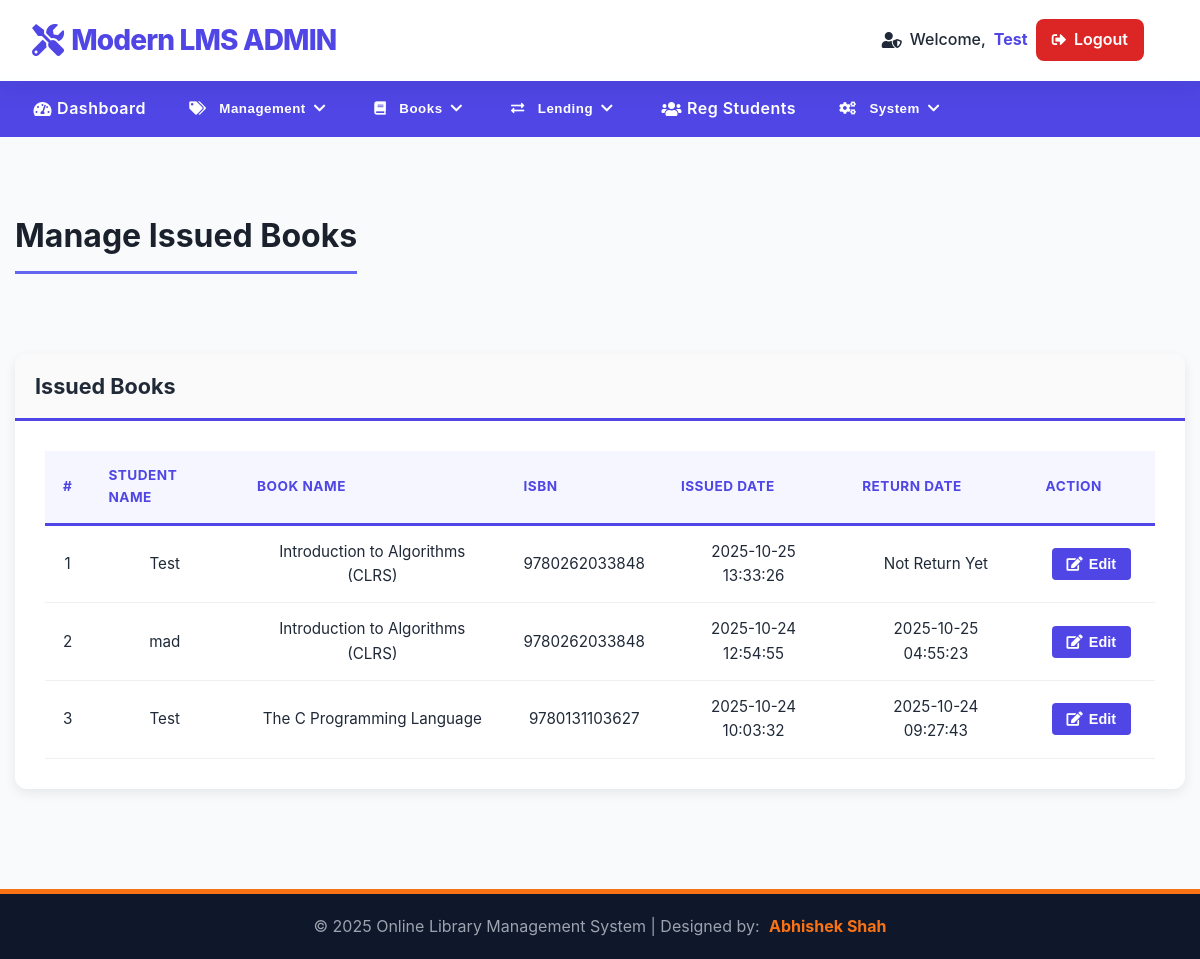
Before: /library/admin/manage-issued-books.php (signed in) with the older database file.
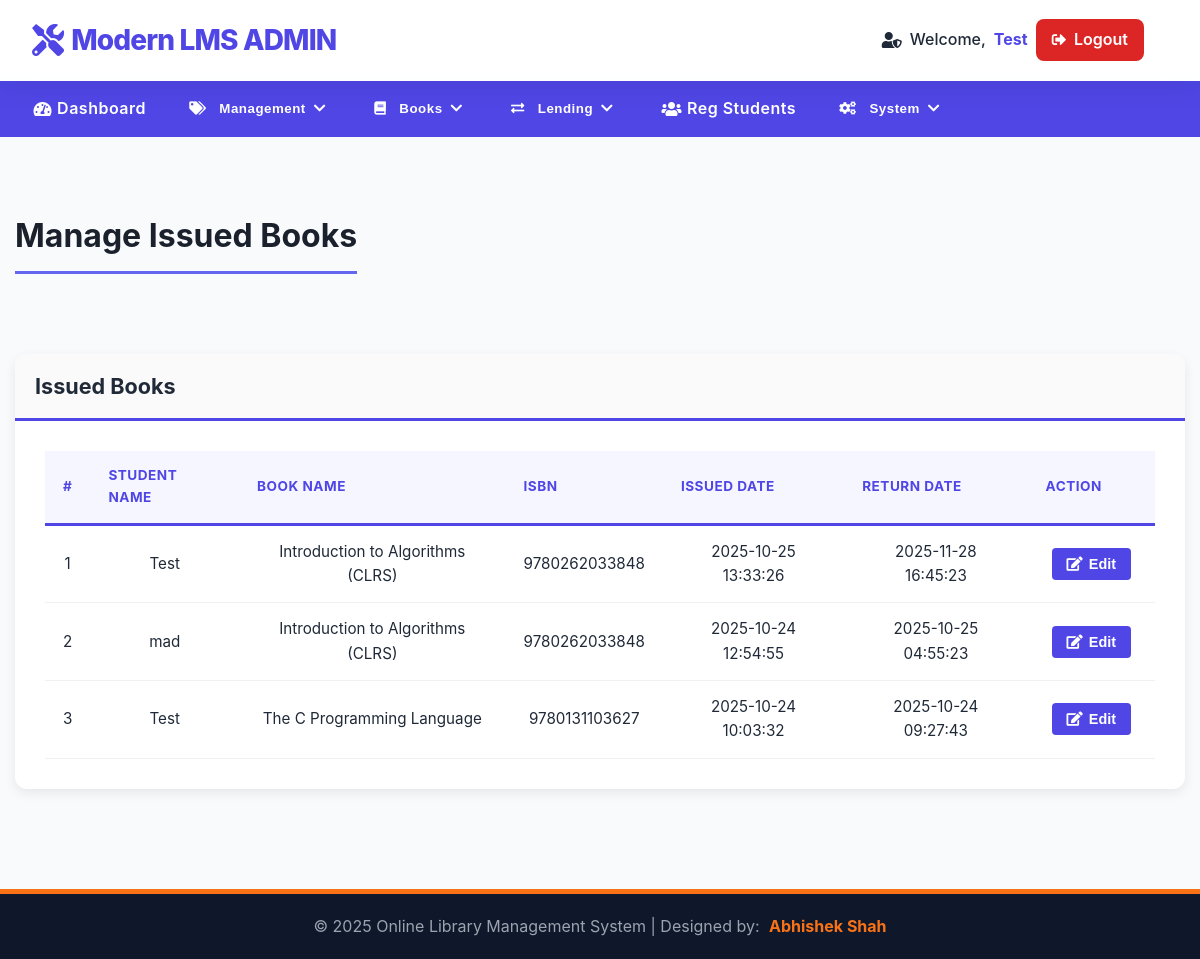
After: the same page with the newer database file.
### tables this page shows
CREATE TABLE `tblissuedbookdetails` (
  `id` int(11) NOT NULL,
  `BookID` int(11) DEFAULT NULL,
  `StudentID` int(150) DEFAULT NULL,
  `IssuesDate` timestamp NULL DEFAULT current_timestamp(),
  `ReturnDate` timestamp NULL DEFAULT NULL,
  `ReturnStatus` tinyint(1) NOT NULL DEFAULT 0,
  `fine` decimal(10,2) DEFAULT NULL,
  `ExpectedReturnDate` date GENERATED ALWAYS AS (`IssuesDate` + interval 14 day) STORED
);

CREATE TABLE `tblstudents` (
  `id` int(11) NOT NULL,
  `StudentId` int(100) NOT NULL,
  `FullName` varchar(120) NOT NULL,
  `EmailId` varchar(120) NOT NULL,
  `MobileNumber` char(11) NOT NULL,
  `Password` varchar(120) NOT NULL,
  `Status` int(1) NOT NULL DEFAULT 1,
  `RegDate` timestamp NULL DEFAULT current_timestamp(),
  `UpdationDate` timestamp NULL DEFAULT NULL ON UPDATE current_timestamp()
);

CREATE TABLE `tblbooks` (
  `id` int(11) NOT NULL,
  `BookName` varchar(255) DEFAULT NULL,
  `CatId` int(11) DEFAULT NULL,
  `AuthorId` int(11) DEFAULT NULL,
  `PublisherId` int(11) DEFAULT NULL,
  `ISBNNumber` varchar(20) DEFAULT NULL,
  `BookPrice` decimal(10,2) DEFAULT NULL,
  `bookCopies` int(11) NOT NULL DEFAULT 10,
  `bookImage` longblob DEFAULT NULL,
  `regDate` timestamp NULL DEFAULT current_timestamp(),
  `updationDate` timestamp NULL DEFAULT NULL ON UPDATE current_timestamp(),
  `isIssued` int(1) NOT NULL DEFAULT 0 COMMENT '0=Available, 1=Issued',
  `bookEdition` varchar(50) DEFAULT NULL COMMENT 'The edition of the book',
  `BookDescription` text DEFAULT NULL COMMENT 'Summary or detailed description of the book'
);

### library/admin/manage-issued-books.php (the view, shortened to what this page needs)
<?php
include('includes/config.php');
if(strlen($_SESSION['alogin'])==0) {
    header('location:../../index.php');
} else {
    ?>
<!DOCTYPE html>
<html xmlns="http://www.w3.org/1999/xhtml">
<head>
    <link href="assets/css/font-awesome.css" rel="stylesheet" />
    <link rel="stylesheet" href="https://cdnjs.cloudflare.com/ajax/libs/font-awesome/5.15.4/css/all.min.css">
    <link href="assets/js/dataTables/dataTables.bootstrap.css" rel="stylesheet" />
    <link href="assets/css/style.css" rel="stylesheet" />
</head>
<body>
<?php include('includes/header.php');?>
    <div class="content-wrapper">
        <div class="container">
            <div class="row pad-botm">
                <div class="col-md-12">
                    <h4 class="header-line">Manage Issued Books</h4>
                </div>
            </div>
            <div class="row">
                <div class="col-md-12">
                    <div class="panel panel-default">
                        <div class="panel-heading">
                            Issued Books
                        </div>
                        <div class="panel-body">
                            <div class="table-responsive">
                                <table class="custom-table" id="dataTables-examples">
                                    <thead>
                                        <tr>
                                            <th>#</th>
                                            <th>Student Name</th>
                                            <th>Book Name</th>
                                            <th>ISBN </th>
                                            <th>Issued Date</th>
                                            <th>Return Date</th>
                                            <th>Action</th>
                                        </tr>
                                    </thead>
                                    <tbody>
<?php
$sql = "SELECT
    tblstudents.FullName,
    tblstudents.StudentId,
    tblbooks.BookName,
    tblbooks.ISBNNumber,
    tblissuedbookdetails.IssuesDate,
    tblissuedbookdetails.ReturnDate,
    tblissuedbookdetails.id as rid
FROM
    tblissuedbookdetails
JOIN
    tblstudents ON tblstudents.StudentId=tblissuedbookdetails.StudentId
JOIN
    tblbooks ON tblbooks.id=tblissuedbookdetails.BookId
ORDER BY
    tblissuedbookdetails.id DESC";
$query = $dbh -> prepare($sql);
$query->execute();
$results=$query->fetchAll(PDO::FETCH_OBJ);
$cnt=1;
if($query->rowCount() > 0) {
foreach($results as $result) {       ?>
                                        <tr class="odd gradeX">
                                            <td class="center"><?php echo htmlentities($cnt);?></td>
                                            <td class="center"><?php echo htmlentities($result->FullName);?></td>
                                            <td class="center"><?php echo htmlentities($result->BookName);?></td>
                                            <td class="center"><?php echo htmlentities($result->ISBNNumber);?></td>
                                            <td class="center"><?php echo htmlentities($result->IssuesDate);?></td>
                                            <td class="center"><?php if($result->ReturnDate=="")
                                                {
                                                    echo htmlentities("Not Return Yet");
                                                } else {
                                                    echo htmlentities($result->ReturnDate);
                                                }
                                            ?></td>
                                            <td class="center">
                                                <a href="update-issue-bookdetails.php?rid=<?php echo htmlentities($result->rid);?>"><button class="custom-btn btn-primary-theme"><i class="fa fa-edit "></i> Edit</button>
                                            </td>
                                        </tr>
<?php $cnt=$cnt+1;}} ?>
                                    </tbody>
                                </table>
                            </div>
                        </div>
                    </div>
                </div>
            </div>
        </div>
    </div>
    <?php include('includes/footer.php');?>
</body>
</html>
<?php } ?>

### library/admin/includes/header.php (shortened to what this page needs)
<?php
function isActive($link) {
    $currentFile = basename($_SERVER['PHP_SELF']);
    return (isset($GLOBALS['currentPage']) && $GLOBALS['currentPage'] === $link) || ($currentFile === $link) ? 'active-link' : '';
}
$adminName = isset($_SESSION['alogin']) ? explode('@', $_SESSION['alogin'])[0] : 'Admin';
?>
<header class="main-header">
    <div class="header-content">
        <a href="dashboard.php" class="brand-logo">
            <i class="fas fa-tools stat-logo-icon"></i>
            <span class="brand-name"> Modern LMS
                <span class="brand-accent">ADMIN</span>
            </span>
        </a>
        <div class="right-controls">
            <?php if(strlen($_SESSION['alogin']) != 0) { ?>
                <span class="user-greeting">
                    <i class="fas fa-user-shield"></i>
                    Welcome, <span class="user-name-display"><?php echo htmlentities(ucfirst($adminName)); ?></span>
                <a href="logout.php" class="logout-btn"><i class="fa fa-sign-out-alt"></i> Logout</a>
                </span>
            <?php } else { ?>
                <a href="index.php" class="login-btn"><i class="fa fa-sign-in-alt"></i> Login</a>
            <?php } ?>
        </div>
    </div>
</header>
<nav class="menu-section">
    <div class="menu-nav">
        <a href="dashboard.php" class="nav-link <?php echo isActive('dashboard.php'); ?>"><i class="fa fa-tachometer-alt"></i> Dashboard</a>
        <div class="dropdown">
            <button class="dropdown-btn"><i class="fas fa-tags"></i> Management <i class="fa fa-chevron-down"></i></button>
        </div>
        <div class="dropdown">
            <button class="dropdown-btn"><i class="fa fa-book"></i> Books <i class="fa fa-chevron-down"></i></button>
        </div>
        <div class="dropdown">
            <button class="dropdown-btn"><i class="fa fa-exchange-alt"></i> Lending <i class="fa fa-chevron-down"></i></button>
        </div>
        <a href="reg-students.php" class="nav-link <?php echo isActive('reg-students.php'); ?>"><i class="fa fa-users"></i> Reg Students</a>
        <div class="dropdown">
            <button class="dropdown-btn"><i class="fa fa-cogs"></i> System <i class="fa fa-chevron-down"></i></button>
        </div>
    </div>
</nav>

### library/admin/includes/footer.php
<footer class="footer-wrapper">
    <div>
        <div class="flex flex-col justify-center items-center text-center">
            <div class="footer-text-content">
                &copy; <?php echo date('Y');?> Online Library Management System | Designed by:
                <a href="https://github.com/abhishek-2006"
                    target="_blank"
                    class="footer-link">
                    Abhishek Shah
                </a>
            </div>
        </div>
    </div>
</footer>

Changed rows visible on the page:
changed tblissuedbookdetails (number 1 of 3 on the later page): ReturnDate (not shown) → "2025-11-28 16:45:23"
